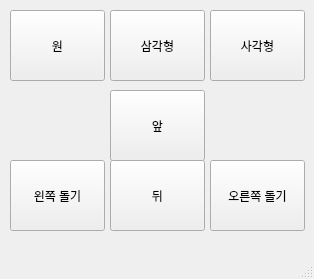
<?xml version="1.0" encoding="UTF-8"?>
<ui version="4.0">
 <class>MainWindow</class>
 <widget class="QMainWindow" name="MainWindow">
  <property name="geometry">
   <rect>
    <x>0</x>
    <y>0</y>
    <width>314</width>
    <height>279</height>
   </rect>
  </property>
  <property name="windowTitle">
   <string>MainWindow</string>
  </property>
  <widget class="QWidget" name="centralwidget">
   <widget class="QPushButton" name="ww">
    <property name="geometry">
     <rect>
      <x>110</x>
      <y>90</y>
      <width>95</width>
      <height>71</height>
     </rect>
    </property>
    <property name="text">
     <string>앞</string>
    </property>
   </widget>
   <widget class="QPushButton" name="aa">
    <property name="geometry">
     <rect>
      <x>10</x>
      <y>160</y>
      <width>95</width>
      <height>71</height>
     </rect>
    </property>
    <property name="text">
     <string>왼쪽 돌기</string>
    </property>
   </widget>
   <widget class="QPushButton" name="ss">
    <property name="geometry">
     <rect>
      <x>110</x>
      <y>160</y>
      <width>95</width>
      <height>71</height>
     </rect>
    </property>
    <property name="text">
     <string>뒤</string>
    </property>
   </widget>
   <widget class="QPushButton" name="dd">
    <property name="geometry">
     <rect>
      <x>210</x>
      <y>160</y>
      <width>95</width>
      <height>71</height>
     </rect>
    </property>
    <property name="text">
     <string>오른쪽 돌기</string>
    </property>
   </widget>
   <widget class="QPushButton" name="btn3">
    <property name="geometry">
     <rect>
      <x>10</x>
      <y>10</y>
      <width>95</width>
      <height>71</height>
     </rect>
    </property>
    <property name="text">
     <string>원</string>
    </property>
   </widget>
   <widget class="QPushButton" name="btn1">
    <property name="geometry">
     <rect>
      <x>110</x>
      <y>10</y>
      <width>95</width>
      <height>71</height>
     </rect>
    </property>
    <property name="text">
     <string>삼각형</string>
    </property>
   </widget>
   <widget class="QPushButton" name="btn2">
    <property name="geometry">
     <rect>
      <x>210</x>
      <y>10</y>
      <width>95</width>
      <height>71</height>
     </rect>
    </property>
    <property name="text">
     <string>사각형</string>
    </property>
   </widget>
  </widget>
  <widget class="QMenuBar" name="menubar">
   <property name="geometry">
    <rect>
     <x>0</x>
     <y>0</y>
     <width>314</width>
     <height>22</height>
    </rect>
   </property>
  </widget>
  <widget class="QStatusBar" name="statusbar"/>
 </widget>
 <resources/>
 <connections/>
</ui>
